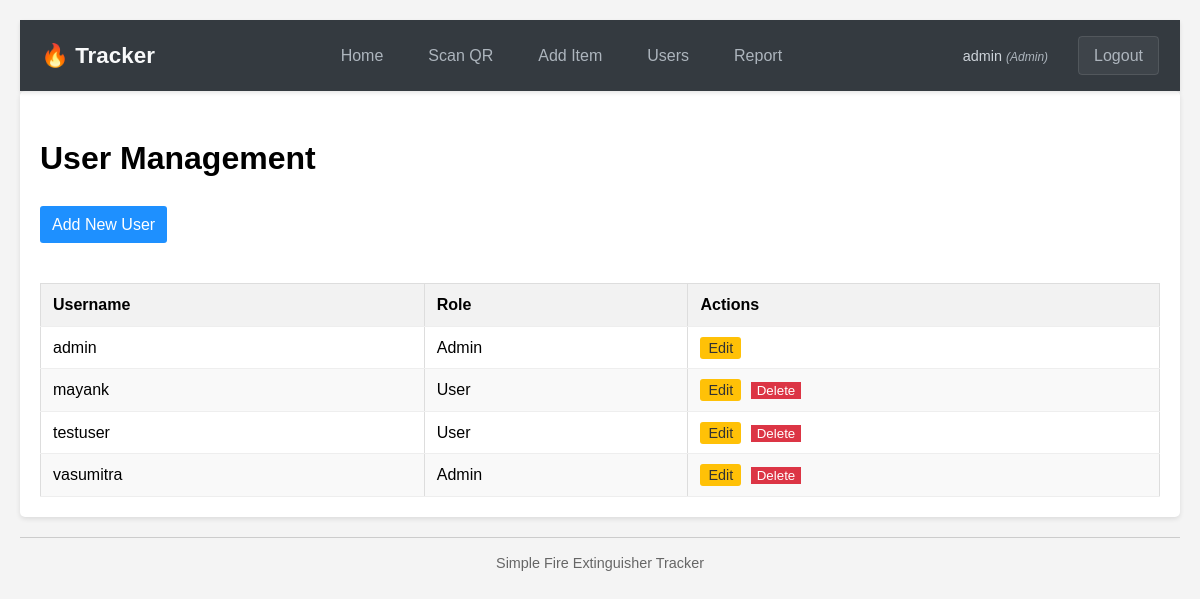
Page /admin/users (signed in) on the committed database.
### index.py (models this page shows, shortened)
class User(UserMixin, db.Model):
    __tablename__ = 'users' # Explicit table name
    id = db.Column(db.Integer, primary_key=True)
    username = db.Column(db.String(80), unique=True, nullable=False)
    password_hash = db.Column(db.String(256), nullable=False)
    is_admin = db.Column(db.Boolean, default=False, nullable=False)
    check_logs = db.relationship('CheckInLog', backref='user', lazy=True)

### index.py (the view)
@app.route('/admin/users')
@login_required
@admin_required
def user_list():
    try:
        users = db.session.scalars(db.select(User).order_by(User.username)).all()
    except Exception as e:
        app.logger.error(f"Error fetching user list: {e}")
        flash("Could not retrieve user list.", "error")
        users = []
    delete_form = DeleteForm()
    return render_template('user_list.html', users=users, delete_form=delete_form)

### index.py
class DeleteForm(FlaskForm):
    submit = SubmitField('Delete')

### index.py (called while the page is built, shortened)
@login_manager.user_loader
def load_user(user_id):
    return db.session.get(User, int(user_id)) # Use db.session.get for primary key lookup

def admin_required(f):
    @wraps(f)
    def decorated_function(*args, **kwargs):
        return f(*args, **kwargs)
    return decorated_function

### templates/user_list.html (shortened to what this page needs)
{% extends "base.html" %}
{% block content %}
<h1>User Management</h1>
<a href="{{ url_for('add_user') }}" class="add-user-link">Add New User</a>
{% if not users %}
    <p>No users found.</p>
{% else %}
    <table class="user-table">
        <thead>
            <tr>
                <th>Username</th>
                <th>Role</th>
                <th>Actions</th>
            </tr>
        </thead>
        <tbody>
            {% for user in users %}
                <tr>
                    <td>{{ user.username }}</td>
                    <td>{% if user.is_admin %}Admin{% else %}User{% endif %}</td>
                    <td class="actions">
                        <a href="{{ url_for('edit_user', user_id=user.id) }}" class="edit-btn" role="button">Edit</a>
                        {% if user.id != current_user.id and user.username != 'admin' %}
                            <form method="POST" action="{{ url_for('delete_user', user_id=user.id) }}"
                                  onsubmit="return confirm('Are you sure you want to delete user {{ user.username }}?');"
                                  style="display: inline;">
                                {{ delete_form.submit(class='delete-btn', value='Delete') }}
                            </form>
                        {% endif %}
                    </td>
                </tr>
            {% endfor %}
        </tbody>
    </table>
{% endif %}
{% endblock %}

### templates/base.html (shortened to what this page needs)
<!DOCTYPE html>
<html lang="en">
<head>
    <link rel="stylesheet" href="{{ url_for('static', filename='css/style.css') }}">
    <link rel="stylesheet" href="{{ url_for('static', filename='css/navbar.css') }}">
</head>
<body>
<nav class="navbar">
    <div class="nav-container">
        <a href="{{ url_for('index') }}" class="navbar-brand">🔥 Tracker</a>
        <ul class="navbar-nav main-nav">
            {% if current_user.is_authenticated %}
                <li><a href="{{ url_for('index') }}" class="nav-link">Home</a></li>
                <li><a href="{{ url_for('scan_page') }}" class="nav-link">Scan QR</a></li>
                {% if current_user.is_admin %}
                    <li><a href="{{ url_for('add_extinguisher') }}" class="nav-link">Add Item</a></li>
                    <li><a href="{{ url_for('user_list') }}" class="nav-link">Users</a></li>
                    <li><a href="{{ url_for('daily_report') }}" class="nav-link">Report</a></li>
                {% endif %}
            {% endif %}
        </ul>
        <ul class="navbar-nav auth-nav">
            {% if current_user.is_authenticated %}
                <li class="user-info">
                    <span>{{ current_user.username }}{% if current_user.is_admin %} <small>(Admin)</small>{% endif %}</span>
                </li>
                <li><a href="{{ url_for('logout') }}" class="nav-link logout-link">Logout</a></li>
            {% else %}
                <li><a href="{{ url_for('login') }}" class="nav-link login-link">Login</a></li>
            {% endif %}
        </ul>
    </div>
</nav>
<div class="content">
    {% block content %}{% endblock %}
</div>
<footer>
    <hr>
    <p>Simple Fire Extinguisher Tracker</p>
</footer>
</body>
</html>

### static/css/style.css (style rules this page uses)
body { font-family: sans-serif; line-height: 1.6; margin: 20px; background-color: #f4f4f4; }
nav a { text-decoration: none; color: #333; margin: 0 5px; }
hr { border: 0; height: 1px; background: #ccc; }
.content { background: #fff; padding: 20px; border-radius: 5px; box-shadow: 0 2px 5px rgba(0,0,0,0.1); }
table { width: 100%; border-collapse: collapse; margin-top: 20px; }
th, td { border: 1px solid #ddd; padding: 8px; text-align: left; }
th { background-color: #f2f2f2; }
tr:nth-child(even) { background-color: #f9f9f9; }
footer { margin-top: 20px; text-align: center; font-size: 0.9em; color: #666; }

### static/css/navbar.css (style rules this page uses)
.navbar { background-color: #343a40; padding: 0.8rem 1rem; box-shadow: 0 2px 4px rgba(0, 0, 0, 0.1); position: sticky; top: 0; z-index: 1000; }
.nav-container { max-width: 1200px; margin: 0 auto; display: flex; justify-content: space-between; align-items: center; }
.navbar-brand { color: #f8f9fa; text-decoration: none; font-size: 1.4em; font-weight: 600; padding: 5px 0; }
.navbar-nav { list-style: none; padding: 0; margin: 0; display: flex; align-items: center; gap: 5px; }
.nav-link { color: #adb5bd; text-decoration: none; padding: 10px 15px; border-radius: 4px; font-weight: 500; position: relative; transition: color 0.3s ease, background-color 0.3s ease; overflow: hidden; }
.nav-link::after { content: ''; position: absolute; bottom: 5px; left: 50%; width: 0; height: 2px; background-color: #0d6efd; transition: all 0.3s ease-out; transform: translateX(-50%); }
.auth-nav { gap: 15px; }
.user-info span { color: #ced4da; font-size: 0.9em; margin-right: 10px; }
.user-info small { color: #adb5bd; font-style: italic; }
.logout-link, .login-link { background-color: rgba(255, 255, 255, 0.05); border: 1px solid rgba(255, 255, 255, 0.1); }
.logout-link::after, .login-link::after { display: none; }

### templates/user_list.html (style rules this page uses)
.user-table { margin-top: 1.5em; width: 100%; border-collapse: collapse; }
.user-table th, .user-table td { text-align: left; padding: 8px 12px; border-bottom: 1px solid #eee; }
.user-table th { background-color: #f2f2f2; font-weight: bold; }
.actions a, .actions button { margin-right: 5px; padding: 3px 8px; text-decoration: none; border-radius: 3px; font-size: 0.9em; }
.actions .edit-btn { background-color: #ffc107; color: #333; border: none; }
.actions .delete-btn { background-color: #dc3545; color: white; border: none; cursor: pointer; }
.actions form { display: inline-block; }
.add-user-link { margin-bottom: 1em; display: inline-block; padding: 6px 12px; background-color: dodgerblue; color: white; text-decoration: none; border-radius: 3px; }

### rows in the picture
User: username "admin", is_admin "Admin"
User: username "mayank", is_admin "User"
User: username "testuser", is_admin "User"
User: username "vasumitra", is_admin "Admin"
